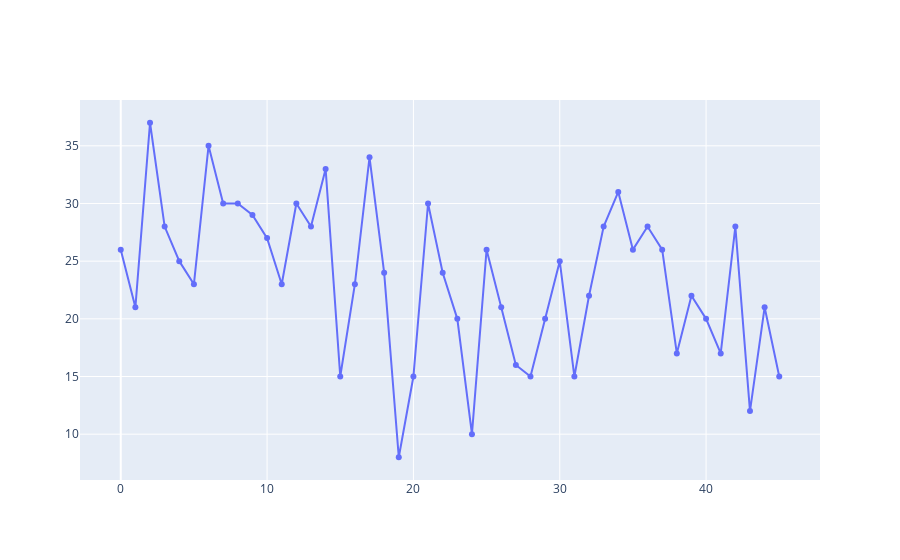

Notebook code cell kept with this figure:
### Code cell
fig.add_trace(
    go.Scatter(x=wuskin.index,
          y=wuskin['Kills'],
            hoverinfo='text',
            hovertext=wuskin['Vs Who'],
            mode='lines+markers',
              name='Wuskin Regular Season Kills')
)

### Figure 1 — Plotly figure (JSON) as saved in the notebook; plotly's stock layout.template omitted (floating-point values rounded to 4 significant figures)
{"data": [{"hoverinfo": "text", "hovertext": ["NY", "PAR", "TOR", "NY", "TOR", "NY", "DAL", "DAL", "ATL", "FL", "ATL", "FL", "FL", "FL", "ATL", "CHI", "CHI", "OGLA", "OGLA", "ATL", "ATL", "OGLA", "LAG", "LAG", "NY", "OGLA", "OGLA", "CHI", "CHI", "DAL", "PAR", "DAL", "DAL", "PAR", "CHI", "MIN", "NY", "CHI", "MIN", "NY", "SEA", "FL", "PAR", "SEA", "FL", "PAR"], "mode": "lines+markers", "name": "Wuskin Regular Season Kills", "type": "scatter", "x": [0, 1, 2, 3, 4, 5, 6, 7, 8, 9, 10, 11, 12, 13, 14, 15, 16, 17, 18, 19, 20, 21, 22, 23, 24, 25, 26, 27, 28, 29, 30, 31, 32, 33, 34, 35, 36, 37, 38, 39, 40, 41, 42, 43, 44, 45], "y": [26, 21, 37, 28, 25, 23, 35, 30, 30, 29, 27, 23, 30, 28, 33, 15, 23, 34, 24, 8, 15, 30, 24, 20, 10, 26, 21, 16, 15, 20, 25, 15, 22, 28, 31, 26, 28, 26, 17, 22, 20, 17, 28, 12, 21, 15]}], "layout": {}}
